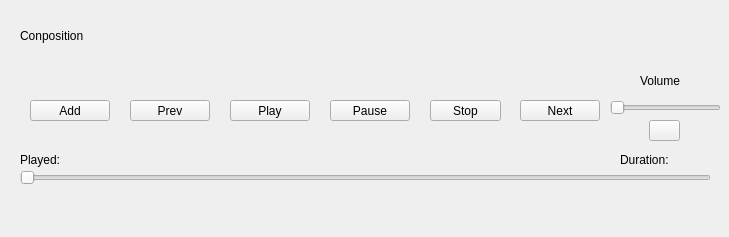
<?xml version="1.0" encoding="UTF-8"?>
<ui version="4.0">
 <class>Widget</class>
 <widget class="QWidget" name="Widget">
  <property name="geometry">
   <rect>
    <x>0</x>
    <y>0</y>
    <width>729</width>
    <height>237</height>
   </rect>
  </property>
  <property name="windowTitle">
   <string>MediaPlayerPU211</string>
  </property>
  <property name="windowIcon">
   <iconset resource="icons.qrc">
    <normaloff>:/Ico/Ico/sound.ico</normaloff>:/Ico/Ico/sound.ico</iconset>
  </property>
  <widget class="QLabel" name="labelComposition">
   <property name="geometry">
    <rect>
     <x>20</x>
     <y>20</y>
     <width>491</width>
     <height>31</height>
    </rect>
   </property>
   <property name="text">
    <string>Conposition</string>
   </property>
  </widget>
  <widget class="QPushButton" name="pushButtonAdd">
   <property name="geometry">
    <rect>
     <x>30</x>
     <y>100</y>
     <width>80</width>
     <height>21</height>
    </rect>
   </property>
   <property name="text">
    <string>Add</string>
   </property>
  </widget>
  <widget class="QPushButton" name="pushButtonPrev">
   <property name="geometry">
    <rect>
     <x>130</x>
     <y>100</y>
     <width>80</width>
     <height>21</height>
    </rect>
   </property>
   <property name="text">
    <string>Prev</string>
   </property>
  </widget>
  <widget class="QPushButton" name="pushButtonPlay">
   <property name="geometry">
    <rect>
     <x>230</x>
     <y>100</y>
     <width>80</width>
     <height>21</height>
    </rect>
   </property>
   <property name="text">
    <string>Play</string>
   </property>
  </widget>
  <widget class="QPushButton" name="pushButtonPause">
   <property name="geometry">
    <rect>
     <x>330</x>
     <y>100</y>
     <width>80</width>
     <height>21</height>
    </rect>
   </property>
   <property name="text">
    <string>Pause</string>
   </property>
  </widget>
  <widget class="QPushButton" name="pushButtonNext">
   <property name="geometry">
    <rect>
     <x>520</x>
     <y>100</y>
     <width>80</width>
     <height>21</height>
    </rect>
   </property>
   <property name="text">
    <string>Next</string>
   </property>
  </widget>
  <widget class="QSlider" name="horizontalSliderVolume">
   <property name="geometry">
    <rect>
     <x>610</x>
     <y>100</y>
     <width>111</width>
     <height>16</height>
    </rect>
   </property>
   <property name="orientation">
    <enum>Qt::Horizontal</enum>
   </property>
  </widget>
  <widget class="QSlider" name="horizontalSliderProgres">
   <property name="geometry">
    <rect>
     <x>20</x>
     <y>170</y>
     <width>691</width>
     <height>16</height>
    </rect>
   </property>
   <property name="orientation">
    <enum>Qt::Horizontal</enum>
   </property>
  </widget>
  <widget class="QLabel" name="labelVolume">
   <property name="geometry">
    <rect>
     <x>640</x>
     <y>70</y>
     <width>61</width>
     <height>21</height>
    </rect>
   </property>
   <property name="text">
    <string>Volume</string>
   </property>
  </widget>
  <widget class="QLabel" name="labelPlayed">
   <property name="geometry">
    <rect>
     <x>20</x>
     <y>150</y>
     <width>121</width>
     <height>20</height>
    </rect>
   </property>
   <property name="text">
    <string>Played:</string>
   </property>
  </widget>
  <widget class="QLabel" name="labelDuration">
   <property name="geometry">
    <rect>
     <x>620</x>
     <y>150</y>
     <width>91</width>
     <height>20</height>
    </rect>
   </property>
   <property name="text">
    <string>Duration:</string>
   </property>
  </widget>
  <widget class="QPushButton" name="pushButtonStop">
   <property name="geometry">
    <rect>
     <x>430</x>
     <y>100</y>
     <width>71</width>
     <height>21</height>
    </rect>
   </property>
   <property name="text">
    <string>Stop</string>
   </property>
  </widget>
  <widget class="QPushButton" name="pushButtonMute">
   <property name="geometry">
    <rect>
     <x>649</x>
     <y>120</y>
     <width>31</width>
     <height>21</height>
    </rect>
   </property>
   <property name="text">
    <string/>
   </property>
  </widget>
 </widget>
 <resources>
  <include location="icons.qrc"/>
 </resources>
 <connections/>
</ui>
